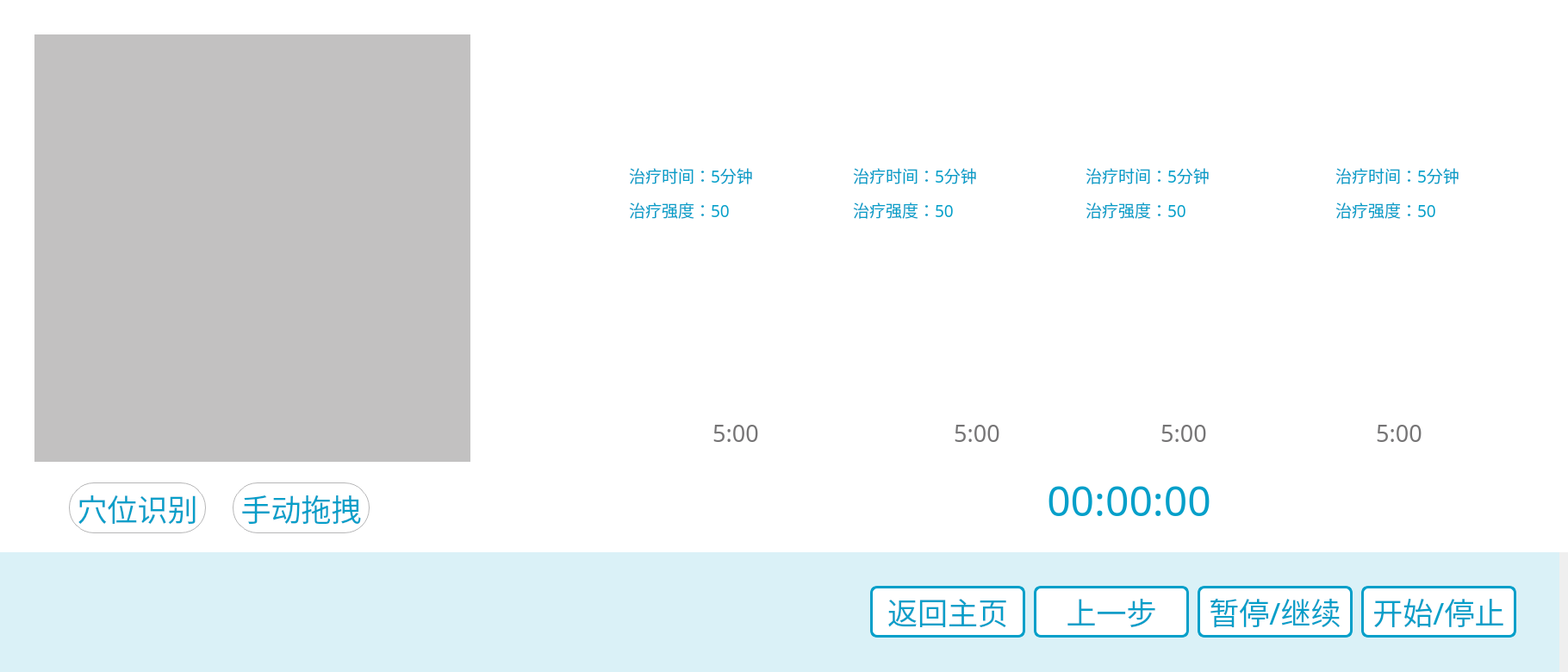
<?xml version="1.0" encoding="UTF-8"?>
<ui version="4.0">
 <class>AutoTreatLegUnblockBeginClass</class>
 <widget class="QWidget" name="AutoTreatLegUnblockBeginClass">
  <property name="geometry">
   <rect>
    <x>0</x>
    <y>0</y>
    <width>1820</width>
    <height>780</height>
   </rect>
  </property>
  <property name="windowTitle">
   <string>AutoTreatLegUnblockBegin</string>
  </property>
  <widget class="QLabel" name="label_Bottom">
   <property name="geometry">
    <rect>
     <x>-10</x>
     <y>641</y>
     <width>1820</width>
     <height>139</height>
    </rect>
   </property>
   <property name="styleSheet">
    <string notr="true">background-color:#DAF1F7;</string>
   </property>
   <property name="text">
    <string/>
   </property>
  </widget>
  <widget class="QPushButton" name="pushButton_Recognize">
   <property name="geometry">
    <rect>
     <x>80</x>
     <y>560</y>
     <width>159</width>
     <height>59</height>
    </rect>
   </property>
   <property name="font">
    <font>
     <family>阿里巴巴普惠体</family>
     <pointsize>26</pointsize>
    </font>
   </property>
   <property name="styleSheet">
    <string notr="true">QPushButton
{
    /*背景颜色*/  
	color:#059FC9;
	border-radius:29px;
	border:1px solid #B6B6B7;
}

QPushButton:pressed
{
    background-color:#059FC9;
	color:white;
}</string>
   </property>
   <property name="text">
    <string>穴位识别</string>
   </property>
  </widget>
  <widget class="QLabel" name="label_flag2">
   <property name="geometry">
    <rect>
     <x>0</x>
     <y>0</y>
     <width>1820</width>
     <height>641</height>
    </rect>
   </property>
   <property name="font">
    <font>
     <family>Arial</family>
     <pointsize>16</pointsize>
     <weight>75</weight>
     <bold>true</bold>
    </font>
   </property>
   <property name="styleSheet">
    <string notr="true">background-color:white;</string>
   </property>
   <property name="text">
    <string/>
   </property>
  </widget>
  <widget class="QPushButton" name="pushButton_Drag">
   <property name="geometry">
    <rect>
     <x>270</x>
     <y>560</y>
     <width>159</width>
     <height>59</height>
    </rect>
   </property>
   <property name="font">
    <font>
     <family>阿里巴巴普惠体</family>
     <pointsize>26</pointsize>
    </font>
   </property>
   <property name="styleSheet">
    <string notr="true">QPushButton
{
    /*背景颜色*/  
	color:#059FC9;
	border-radius:29px;
	border:1px solid #B6B6B7;
}

QPushButton:pressed
{
    background-color:#059FC9;
	color:white;
}</string>
   </property>
   <property name="text">
    <string>手动拖拽</string>
   </property>
  </widget>
  <widget class="QLabel" name="label_Image">
   <property name="geometry">
    <rect>
     <x>40</x>
     <y>40</y>
     <width>506</width>
     <height>496</height>
    </rect>
   </property>
   <property name="styleSheet">
    <string notr="true">background-color:#C2C1C1;</string>
   </property>
   <property name="text">
    <string/>
   </property>
  </widget>
  <widget class="QWidget" name="widget_Dumai" native="true">
   <property name="geometry">
    <rect>
     <x>660</x>
     <y>10</y>
     <width>1086</width>
     <height>278</height>
    </rect>
   </property>
   <property name="styleSheet">
    <string notr="true">QWidget#widget_Dumai
{
    background-color:white;
    border-image:url(:/LegUnblockImage.png);
}</string>
   </property>
   <widget class="QLabel" name="label_9">
    <property name="geometry">
     <rect>
      <x>70</x>
      <y>180</y>
      <width>189</width>
      <height>27</height>
     </rect>
    </property>
    <property name="font">
     <font>
      <family>阿里巴巴普惠体</family>
      <pointsize>14</pointsize>
     </font>
    </property>
    <property name="styleSheet">
     <string notr="true">QLabel#label_9
{
color:#059FC9;
}</string>
    </property>
    <property name="text">
     <string>治疗时间：5分钟</string>
    </property>
   </widget>
   <widget class="QLabel" name="label_10">
    <property name="geometry">
     <rect>
      <x>70</x>
      <y>220</y>
      <width>189</width>
      <height>27</height>
     </rect>
    </property>
    <property name="font">
     <font>
      <family>阿里巴巴普惠体</family>
      <pointsize>14</pointsize>
     </font>
    </property>
    <property name="styleSheet">
     <string notr="true">color:#059FC9;</string>
    </property>
    <property name="text">
     <string>治疗强度：50</string>
    </property>
   </widget>
   <widget class="QLabel" name="label_12">
    <property name="geometry">
     <rect>
      <x>890</x>
      <y>220</y>
      <width>151</width>
      <height>27</height>
     </rect>
    </property>
    <property name="font">
     <font>
      <family>阿里巴巴普惠体</family>
      <pointsize>14</pointsize>
     </font>
    </property>
    <property name="styleSheet">
     <string notr="true">color:#059FC9;</string>
    </property>
    <property name="text">
     <string>治疗强度：50</string>
    </property>
   </widget>
   <widget class="QLabel" name="label_13">
    <property name="geometry">
     <rect>
      <x>890</x>
      <y>180</y>
      <width>151</width>
      <height>27</height>
     </rect>
    </property>
    <property name="font">
     <font>
      <family>阿里巴巴普惠体</family>
      <pointsize>14</pointsize>
     </font>
    </property>
    <property name="styleSheet">
     <string notr="true">color:#059FC9;</string>
    </property>
    <property name="text">
     <string>治疗时间：5分钟</string>
    </property>
   </widget>
   <widget class="QLabel" name="label_11">
    <property name="geometry">
     <rect>
      <x>330</x>
      <y>180</y>
      <width>189</width>
      <height>27</height>
     </rect>
    </property>
    <property name="font">
     <font>
      <family>阿里巴巴普惠体</family>
      <pointsize>14</pointsize>
     </font>
    </property>
    <property name="styleSheet">
     <string notr="true">color:#059FC9;
</string>
    </property>
    <property name="text">
     <string>治疗时间：5分钟</string>
    </property>
   </widget>
   <widget class="QLabel" name="label_14">
    <property name="geometry">
     <rect>
      <x>330</x>
      <y>220</y>
      <width>189</width>
      <height>27</height>
     </rect>
    </property>
    <property name="font">
     <font>
      <family>阿里巴巴普惠体</family>
      <pointsize>14</pointsize>
     </font>
    </property>
    <property name="styleSheet">
     <string notr="true">color:#059FC9;</string>
    </property>
    <property name="text">
     <string>治疗强度：50</string>
    </property>
   </widget>
   <widget class="QLabel" name="label_15">
    <property name="geometry">
     <rect>
      <x>600</x>
      <y>220</y>
      <width>189</width>
      <height>27</height>
     </rect>
    </property>
    <property name="font">
     <font>
      <family>阿里巴巴普惠体</family>
      <pointsize>14</pointsize>
     </font>
    </property>
    <property name="styleSheet">
     <string notr="true">color:#059FC9;</string>
    </property>
    <property name="text">
     <string>治疗强度：50</string>
    </property>
   </widget>
   <widget class="QLabel" name="label_16">
    <property name="geometry">
     <rect>
      <x>600</x>
      <y>180</y>
      <width>189</width>
      <height>27</height>
     </rect>
    </property>
    <property name="font">
     <font>
      <family>阿里巴巴普惠体</family>
      <pointsize>14</pointsize>
     </font>
    </property>
    <property name="styleSheet">
     <string notr="true">color:#059FC9;
</string>
    </property>
    <property name="text">
     <string>治疗时间：5分钟</string>
    </property>
   </widget>
   <widget class="QLabel" name="label_RightLeg1">
    <property name="geometry">
     <rect>
      <x>50</x>
      <y>110</y>
      <width>123</width>
      <height>42</height>
     </rect>
    </property>
    <property name="text">
     <string/>
    </property>
    <property name="pixmap">
     <pixmap resource="PhysicalTherapyRobot.qrc">:/ShangliaoImage.png</pixmap>
    </property>
   </widget>
   <widget class="QLabel" name="label_LeftLeg1">
    <property name="geometry">
     <rect>
      <x>310</x>
      <y>110</y>
      <width>123</width>
      <height>42</height>
     </rect>
    </property>
    <property name="text">
     <string/>
    </property>
    <property name="pixmap">
     <pixmap resource="PhysicalTherapyRobot.qrc">:/ZuoyaoyanImage.png</pixmap>
    </property>
   </widget>
   <widget class="QLabel" name="label_RightLeg2">
    <property name="geometry">
     <rect>
      <x>580</x>
      <y>110</y>
      <width>123</width>
      <height>42</height>
     </rect>
    </property>
    <property name="text">
     <string/>
    </property>
    <property name="pixmap">
     <pixmap resource="PhysicalTherapyRobot.qrc">:/ShenyuImage.png</pixmap>
    </property>
   </widget>
   <widget class="QLabel" name="label_LeftLeg2">
    <property name="geometry">
     <rect>
      <x>870</x>
      <y>110</y>
      <width>123</width>
      <height>42</height>
     </rect>
    </property>
    <property name="text">
     <string/>
    </property>
    <property name="pixmap">
     <pixmap resource="PhysicalTherapyRobot.qrc">:/YaoyangguanLabel.png</pixmap>
    </property>
   </widget>
  </widget>
  <widget class="QPushButton" name="pushButton_StartOrStop">
   <property name="geometry">
    <rect>
     <x>1580</x>
     <y>680</y>
     <width>180</width>
     <height>60</height>
    </rect>
   </property>
   <property name="font">
    <font>
     <family>阿里巴巴普惠体</family>
     <pointsize>26</pointsize>
     <weight>50</weight>
     <bold>false</bold>
    </font>
   </property>
   <property name="styleSheet">
    <string notr="true">QPushButton
{
    /*背景颜色*/  
	background-color:rgb(255,255,255);
	border-radius:8px;
	border:3px solid #059FC9;
	color:#059FC9;
}

QPushButton:pressed
{
    background-color:#059FC9;
	color:white;
}</string>
   </property>
   <property name="text">
    <string>开始/停止</string>
   </property>
  </widget>
  <widget class="QLabel" name="label_Timer">
   <property name="geometry">
    <rect>
     <x>960</x>
     <y>540</y>
     <width>496500</width>
     <height>90</height>
    </rect>
   </property>
   <property name="text">
    <string/>
   </property>
   <property name="pixmap">
    <pixmap resource="PhysicalTherapyRobot.qrc">:/TreatTimer.png</pixmap>
   </property>
  </widget>
  <widget class="QPushButton" name="pushButton_Back">
   <property name="geometry">
    <rect>
     <x>1010</x>
     <y>680</y>
     <width>180</width>
     <height>60</height>
    </rect>
   </property>
   <property name="font">
    <font>
     <family>阿里巴巴普惠体</family>
     <pointsize>26</pointsize>
     <weight>50</weight>
     <bold>false</bold>
    </font>
   </property>
   <property name="styleSheet">
    <string notr="true">QPushButton
{
    /*背景颜色*/  
	background-color:rgb(255,255,255);
	border-radius:8px;
	border:3px solid #059FC9;
	color:#059FC9;
}

QPushButton:pressed
{
    background-color:#059FC9;
	color:white;
}</string>
   </property>
   <property name="text">
    <string>返回主页</string>
   </property>
  </widget>
  <widget class="QPushButton" name="pushButton_LastStep">
   <property name="geometry">
    <rect>
     <x>1200</x>
     <y>680</y>
     <width>180</width>
     <height>60</height>
    </rect>
   </property>
   <property name="font">
    <font>
     <family>阿里巴巴普惠体</family>
     <pointsize>26</pointsize>
     <weight>50</weight>
     <bold>false</bold>
    </font>
   </property>
   <property name="styleSheet">
    <string notr="true">QPushButton
{
    /*背景颜色*/  
	background-color:rgb(255,255,255);
	border-radius:8px;
	border:3px solid #059FC9;
	color:#059FC9;
}

QPushButton:pressed
{
    background-color:#059FC9;
	color:white;
}</string>
   </property>
   <property name="text">
    <string>上一步</string>
   </property>
  </widget>
  <widget class="QPushButton" name="pushButton_PauseOrContinue">
   <property name="geometry">
    <rect>
     <x>1390</x>
     <y>680</y>
     <width>180</width>
     <height>60</height>
    </rect>
   </property>
   <property name="font">
    <font>
     <family>阿里巴巴普惠体</family>
     <pointsize>26</pointsize>
     <weight>50</weight>
     <bold>false</bold>
    </font>
   </property>
   <property name="styleSheet">
    <string notr="true">QPushButton
{
    /*背景颜色*/  
	background-color:rgb(255,255,255);
	border-radius:8px;
	border:3px solid #059FC9;
	color:#059FC9;
}

QPushButton:pressed
{
    background-color:#059FC9;
	color:white;
}</string>
   </property>
   <property name="text">
    <string>暂停/继续</string>
   </property>
  </widget>
  <widget class="QLabel" name="label_TimeValue">
   <property name="geometry">
    <rect>
     <x>1200</x>
     <y>550</y>
     <width>221</width>
     <height>61</height>
    </rect>
   </property>
   <property name="font">
    <font>
     <family>阿里巴巴普惠体</family>
     <pointsize>36</pointsize>
    </font>
   </property>
   <property name="styleSheet">
    <string notr="true">color:#059FC9;</string>
   </property>
   <property name="text">
    <string>00:00:00</string>
   </property>
   <property name="alignment">
    <set>Qt::AlignCenter</set>
   </property>
  </widget>
  <widget class="QLabel" name="label_Point1">
   <property name="geometry">
    <rect>
     <x>980</x>
     <y>420</y>
     <width>60</width>
     <height>17</height>
    </rect>
   </property>
   <property name="text">
    <string/>
   </property>
   <property name="pixmap">
    <pixmap resource="PhysicalTherapyRobot.qrc">:/PointsGray.png</pixmap>
   </property>
  </widget>
  <widget class="QLabel" name="label_Point1_2">
   <property name="geometry">
    <rect>
     <x>1230</x>
     <y>420</y>
     <width>60</width>
     <height>17</height>
    </rect>
   </property>
   <property name="text">
    <string/>
   </property>
   <property name="pixmap">
    <pixmap resource="PhysicalTherapyRobot.qrc">:/PointsGray.png</pixmap>
   </property>
  </widget>
  <widget class="QLabel" name="label_Point1_3">
   <property name="geometry">
    <rect>
     <x>1480</x>
     <y>420</y>
     <width>60</width>
     <height>17</height>
    </rect>
   </property>
   <property name="text">
    <string/>
   </property>
   <property name="pixmap">
    <pixmap resource="PhysicalTherapyRobot.qrc">:/PointsGray.png</pixmap>
   </property>
  </widget>
  <widget class="QLabel" name="label_RightLeg1_Flag">
   <property name="geometry">
    <rect>
     <x>840</x>
     <y>330</y>
     <width>33</width>
     <height>28</height>
    </rect>
   </property>
   <property name="text">
    <string/>
   </property>
   <property name="pixmap">
    <pixmap resource="PhysicalTherapyRobot.qrc">:/BlueTriangle.png</pixmap>
   </property>
  </widget>
  <widget class="QLabel" name="label_LeftLeg1_Flag">
   <property name="geometry">
    <rect>
     <x>1120</x>
     <y>330</y>
     <width>33</width>
     <height>28</height>
    </rect>
   </property>
   <property name="text">
    <string/>
   </property>
   <property name="pixmap">
    <pixmap resource="PhysicalTherapyRobot.qrc">:/BlueTriangle.png</pixmap>
   </property>
  </widget>
  <widget class="QLabel" name="label_RightLeg2_Flag">
   <property name="geometry">
    <rect>
     <x>1360</x>
     <y>330</y>
     <width>33</width>
     <height>28</height>
    </rect>
   </property>
   <property name="text">
    <string/>
   </property>
   <property name="pixmap">
    <pixmap resource="PhysicalTherapyRobot.qrc">:/BlueTriangle.png</pixmap>
   </property>
  </widget>
  <widget class="QLabel" name="label_LeftLeg2_Flag">
   <property name="geometry">
    <rect>
     <x>1610</x>
     <y>330</y>
     <width>33</width>
     <height>28</height>
    </rect>
   </property>
   <property name="text">
    <string/>
   </property>
   <property name="pixmap">
    <pixmap resource="PhysicalTherapyRobot.qrc">:/BlueTriangle.png</pixmap>
   </property>
  </widget>
  <widget class="QLabel" name="label_RightLeg1_RemainTime">
   <property name="geometry">
    <rect>
     <x>820</x>
     <y>480</y>
     <width>68</width>
     <height>44</height>
    </rect>
   </property>
   <property name="font">
    <font>
     <family>阿里巴巴普惠体</family>
     <pointsize>20</pointsize>
    </font>
   </property>
   <property name="styleSheet">
    <string notr="true">color:#757475;</string>
   </property>
   <property name="text">
    <string>5:00</string>
   </property>
   <property name="alignment">
    <set>Qt::AlignCenter</set>
   </property>
  </widget>
  <widget class="QLabel" name="label_LeftLeg1_RemainTime">
   <property name="geometry">
    <rect>
     <x>1100</x>
     <y>480</y>
     <width>68</width>
     <height>44</height>
    </rect>
   </property>
   <property name="font">
    <font>
     <family>阿里巴巴普惠体</family>
     <pointsize>20</pointsize>
    </font>
   </property>
   <property name="styleSheet">
    <string notr="true">color:#757475;</string>
   </property>
   <property name="text">
    <string>5:00</string>
   </property>
   <property name="alignment">
    <set>Qt::AlignCenter</set>
   </property>
  </widget>
  <widget class="QLabel" name="label_RightLeg2_RemainTime">
   <property name="geometry">
    <rect>
     <x>1340</x>
     <y>480</y>
     <width>68</width>
     <height>44</height>
    </rect>
   </property>
   <property name="font">
    <font>
     <family>阿里巴巴普惠体</family>
     <pointsize>20</pointsize>
    </font>
   </property>
   <property name="styleSheet">
    <string notr="true">color:#757475;</string>
   </property>
   <property name="text">
    <string>5:00</string>
   </property>
   <property name="alignment">
    <set>Qt::AlignCenter</set>
   </property>
  </widget>
  <widget class="QLabel" name="label_LeftLeg2_RemainTime">
   <property name="geometry">
    <rect>
     <x>1590</x>
     <y>480</y>
     <width>68</width>
     <height>44</height>
    </rect>
   </property>
   <property name="font">
    <font>
     <family>阿里巴巴普惠体</family>
     <pointsize>20</pointsize>
    </font>
   </property>
   <property name="styleSheet">
    <string notr="true">color:#757475;</string>
   </property>
   <property name="text">
    <string>5:00</string>
   </property>
   <property name="alignment">
    <set>Qt::AlignCenter</set>
   </property>
  </widget>
  <zorder>label_Bottom</zorder>
  <zorder>label_flag2</zorder>
  <zorder>pushButton_Drag</zorder>
  <zorder>label_Image</zorder>
  <zorder>widget_Dumai</zorder>
  <zorder>pushButton_StartOrStop</zorder>
  <zorder>label_Timer</zorder>
  <zorder>pushButton_Back</zorder>
  <zorder>pushButton_LastStep</zorder>
  <zorder>pushButton_PauseOrContinue</zorder>
  <zorder>label_TimeValue</zorder>
  <zorder>pushButton_Recognize</zorder>
  <zorder>label_Point1</zorder>
  <zorder>label_Point1_2</zorder>
  <zorder>label_Point1_3</zorder>
  <zorder>label_RightLeg1_Flag</zorder>
  <zorder>label_LeftLeg1_Flag</zorder>
  <zorder>label_RightLeg2_Flag</zorder>
  <zorder>label_LeftLeg2_Flag</zorder>
  <zorder>label_RightLeg1_RemainTime</zorder>
  <zorder>label_LeftLeg1_RemainTime</zorder>
  <zorder>label_RightLeg2_RemainTime</zorder>
  <zorder>label_LeftLeg2_RemainTime</zorder>
 </widget>
 <layoutdefault spacing="6" margin="11"/>
 <resources>
  <include location="PhysicalTherapyRobot.qrc"/>
 </resources>
 <connections/>
</ui>
